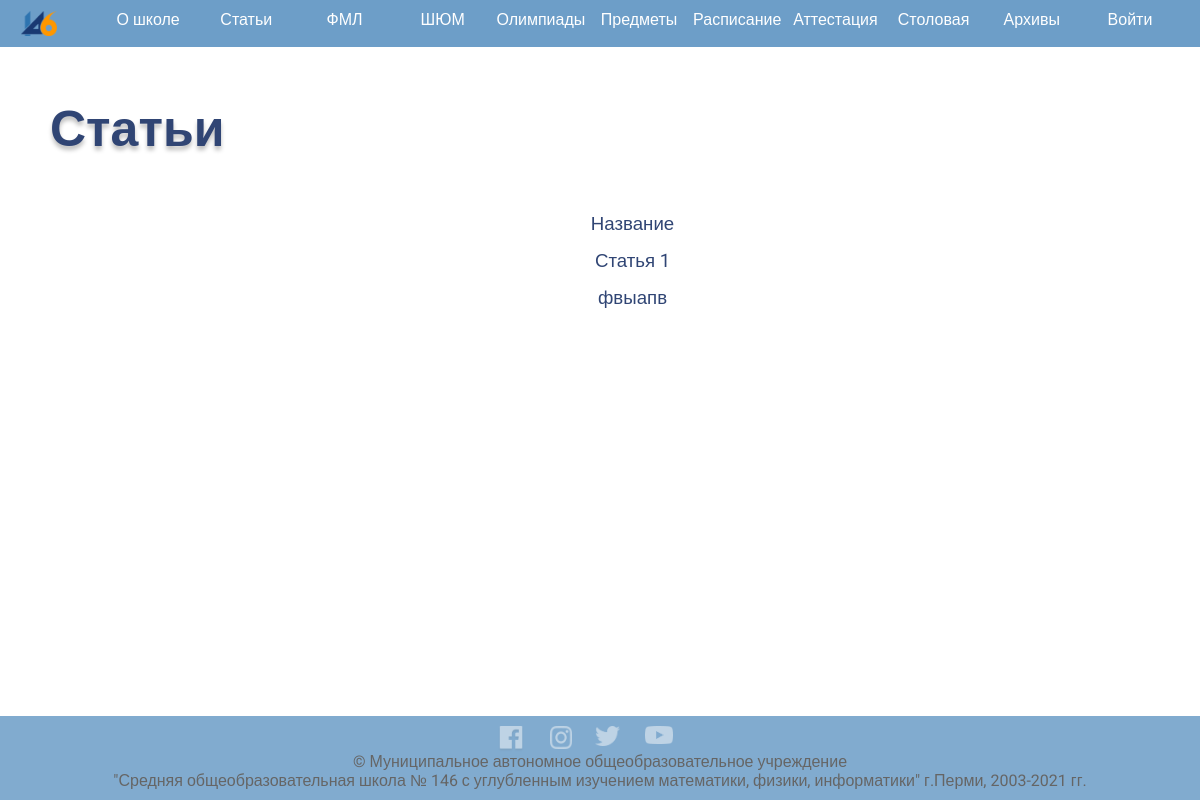
/articles, run on an earlier commit of the app's database.
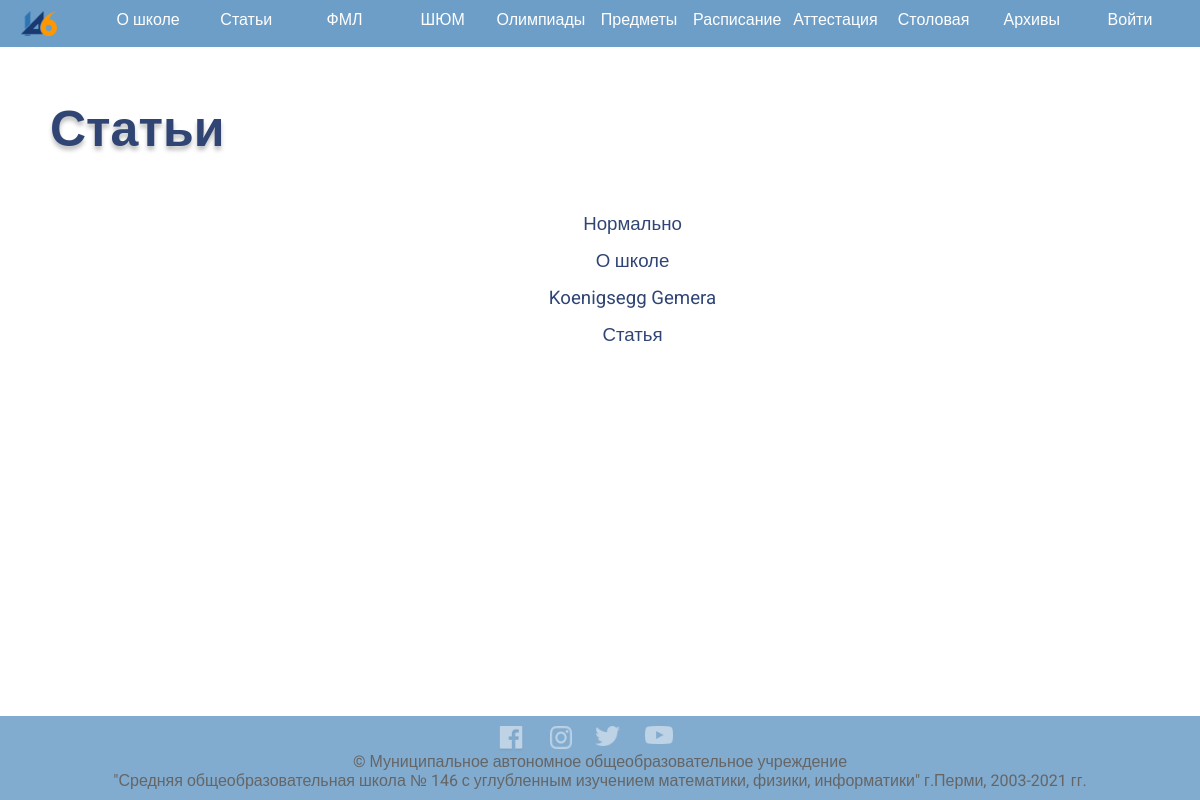
And on a later commit of the database.
### School146/data/models/articles.py (models this page shows)
class Article(SqlAlchemyBase, SerializerMixin):
    __tablename__ = 'articles'
    id = Column(Integer, primary_key=True, autoincrement=True)
    title = Column(String)
    text = Column(String)
    picture = Column(String)

### School146/application.py (the view)
@app.route('/articles')
def articles():
    db = db_session.create_session()
    articles = db.query(Article).all()
    articles_length = len(articles)
    db.close()
    return render_template('articles.html', articles=articles, length=articles_length)

### School146/data/db_session.py (called while the page is built)
def create_session() -> orm.Session:
    global __factory
    return __factory()

### School146/templates/articles.html (shortened to what this page needs)
{% extends 'base.html' %}
{% block content %}
<div class="container mt-4">
    <p class="content_title">Статьи</p>
    <p class="content_text" align="center">
    	<ul class="content_list">
	{% for article in articles %}
    		<a href="/article_info/{{ article.id }}" class="content_text" align="center"><li class="content_text content_point">{{ article.title }}</li></a>
	{% endfor %}
</ul>
    </p>
</div>
{% endblock %}

What changed in the data, as far as the page shows it:
removed Article: title "Название"
removed Article: title "Статья 1"
removed Article: title "фвыапв"
added Article: title "Нормально"
added Article: title "О школе"
added Article: title "Koenigsegg Gemera"
added Article: title "Статья"
